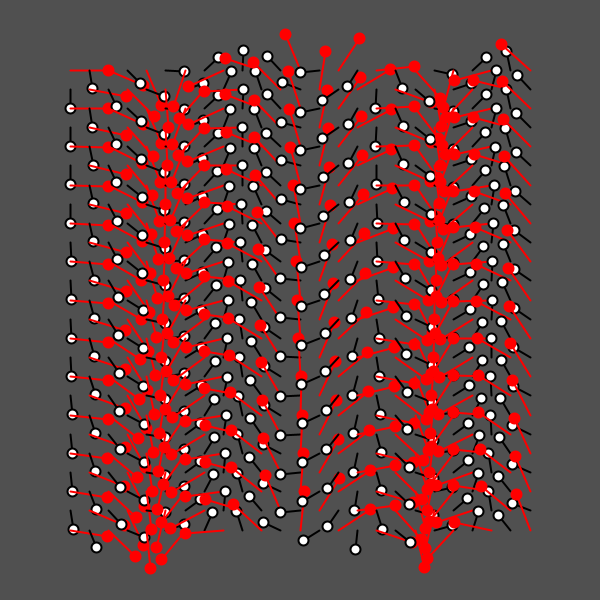
Frame 1 (no input)
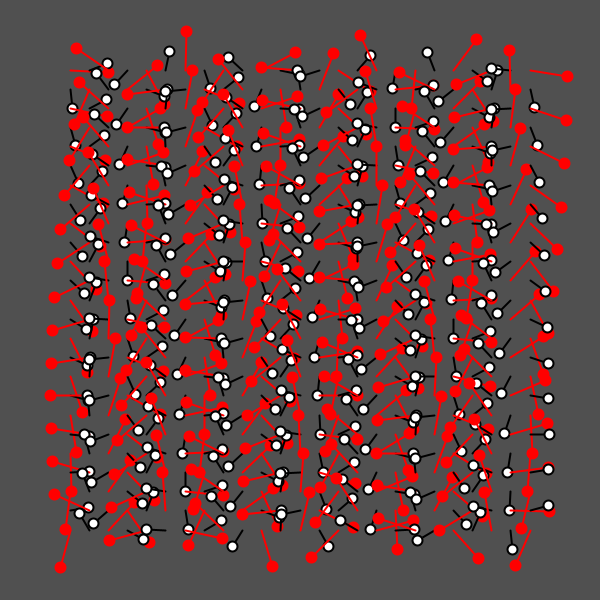
Frame 60 (the mouse pressed at the canvas centre just before this capture)
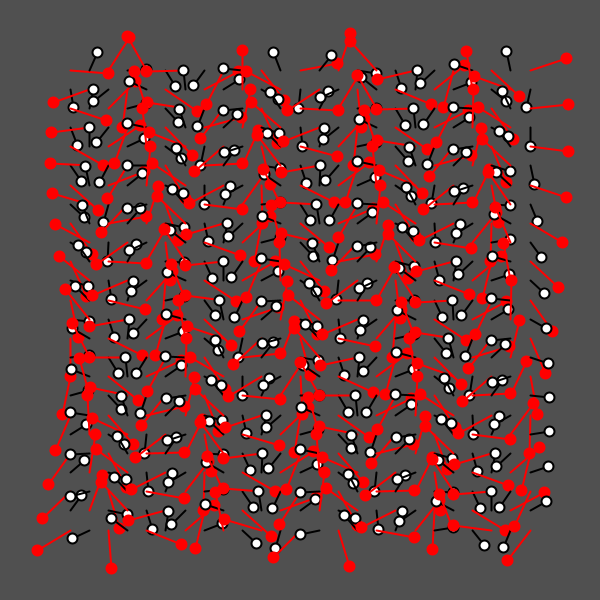
Frame 120 (the mouse held since frame 60 and released just before this capture)

The Processing sketch that drew these frames (run headless with seeded random() and noise(); from frame 60 on, the mouse is pressed at the canvas centre):

// Processing sketch: processing_151228
// ── processing_151228.pde

/*
 * Creative Coding
 * Week 2, 04 - The Clocks
 * by Indae Hwang and Jon McCormack
 * Copyright (c) 2014 Monash University
 *
 * This program draws a grid of circular "clocks", whose hands move according to the elasped time.
 * The higher the clock number the faster it moves, the first clock takes 1 min to go all the way around.
 * The function "movingCircle" is used to draw each clock. It is passed the position, size and hand angle
 * as arguments.
 * 
 */

void setup() {
  size(600, 600);
  background(80);
  rectMode(CENTER);
  noStroke();
}


void draw() {
  background(80);
  noStroke();

  int num = 25;
  int margin = 70;

  float gutter = 0; //distance between each cell
  float cellsize = ( width - (2 * margin) - gutter * (num - 1) ) / (num - 1);

  int circleNumber = 0; // counter

  for (int i=0; i<num; i++) {
    for (int j=0; j<num; j++) {
      ++circleNumber;

      float tx = margin + cellsize * i + gutter * i;
      float ty = margin + cellsize * j + gutter * j;
      int evenodd = (circleNumber%2); // THE MODULO 7000!
      if (evenodd == 0) {  
        thing1(tx, ty, cellsize, circleNumber * TWO_PI * millis() * .000002);
      } else {
        thing2(tx, ty, cellsize, circleNumber * TWO_PI * millis() * .000002);
      }

      
}
  }
}//end of draw 


void thing1(float x, float y, float size, float angle) {

  // calculate endpoint of the line
  float tempX = x + 2*((size / 2) * sin(angle));
  float tempY = y + 2*((size / 2) * cos(angle));

  stroke(0);
  noStroke();
  fill(140, 0);
  ellipse(x, y, size, size); // circle

  stroke(0);
  strokeWeight(2);
  line(x, y, tempX, tempY); // red line
  fill(255);
  ellipse(tempX,tempY,10,10);
}

void thing2(float x, float y, float size, float angle) {

  // calculate endpoint of the line
  float tempX = x + 4*((size / 2) * cos(angle)); // switchy-
  float tempY = y + 4*((size / 2) * sin(angle)); // switch

  stroke(0);
  noStroke();
  fill(140, 0);
  ellipse(x, y, 2*size, 2*size); // circle
  //rect(x,y,size,size);

  stroke(255, 0, 0);
  strokeWeight(2);
  line(x, y, tempX, tempY); // red line
  fill(255,0,0);
  ellipse(tempX,tempY,10,10);
}
